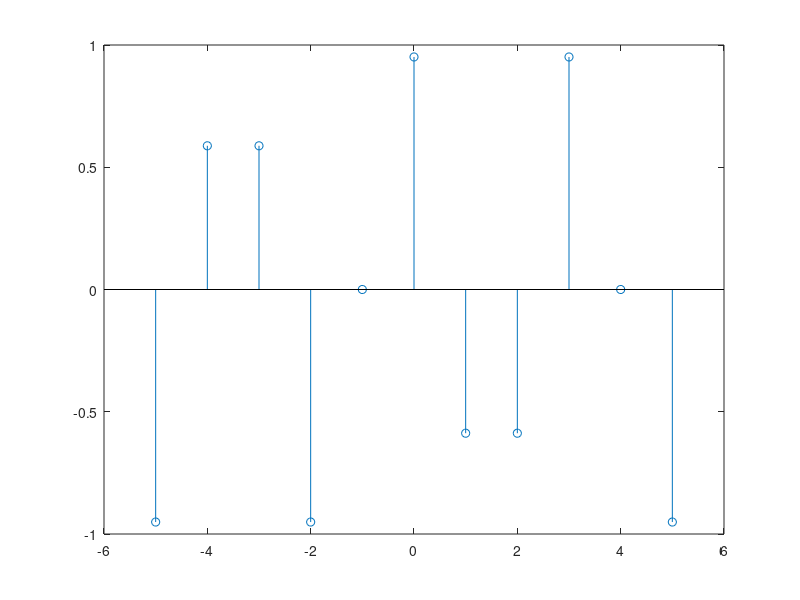
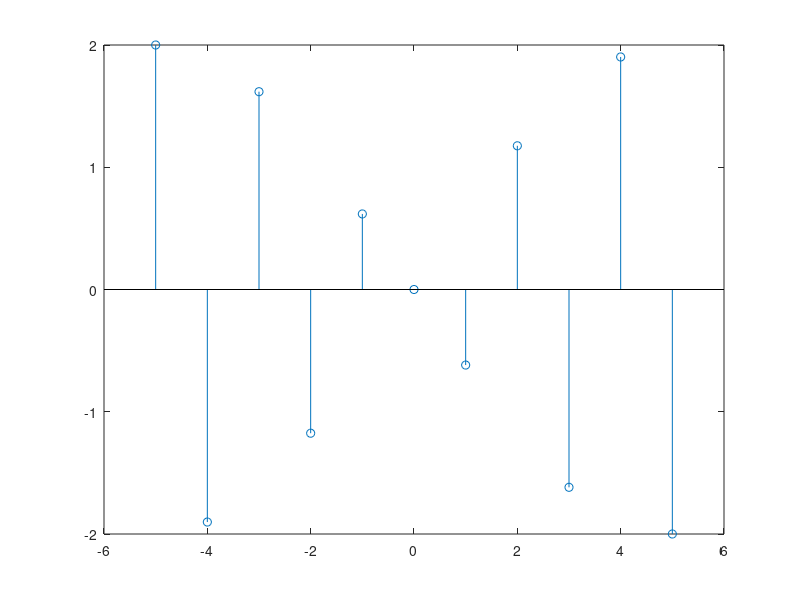
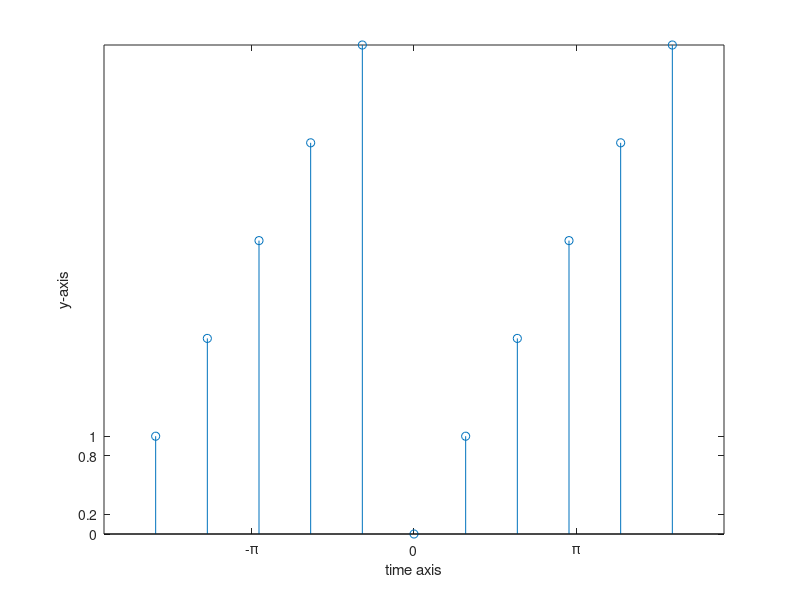

MATLAB code for these plots, in order:
clc;
n = input('Enter the value of n  ');
x = -n:n;
x1 = sin(0.6*pi*x + 0.6*pi);
x2 = 2*cos(1.1*pi*x - 0.5*pi);
x3 = mod(x,6);

figure(1);
stem(x,x1);
figure(2);
stem(x,x2);
figure(3);
stem(x,x3);


xticks([-3*pi -2*pi -pi 0 pi 2*pi 3*pi])
xticklabels({'-3\pi','-2\pi','-\pi','0','\pi','2\pi','3\pi'})
yticks([-1 -0.8 -0.2 0 0.2 0.8 1])
xlabel('time axis');
ylabel('y-axis');